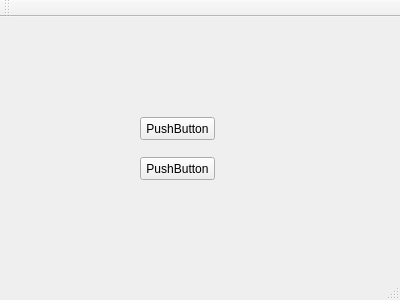
<?xml version="1.0" encoding="UTF-8"?>
<ui version="4.0">
 <class>MainWindow</class>
 <widget class="QMainWindow" name="MainWindow">
  <property name="geometry">
   <rect>
    <x>0</x>
    <y>0</y>
    <width>400</width>
    <height>300</height>
   </rect>
  </property>
  <property name="windowTitle">
   <string>MainWindow</string>
  </property>
  <widget class="QWidget" name="centralWidget">
   <widget class="QPushButton" name="pushButton">
    <property name="geometry">
     <rect>
      <x>140</x>
      <y>100</y>
      <width>75</width>
      <height>23</height>
     </rect>
    </property>
    <property name="text">
     <string>PushButton</string>
    </property>
   </widget>
   <widget class="QPushButton" name="pushButton_2">
    <property name="geometry">
     <rect>
      <x>140</x>
      <y>140</y>
      <width>75</width>
      <height>23</height>
     </rect>
    </property>
    <property name="text">
     <string>PushButton</string>
    </property>
   </widget>
  </widget>
  <widget class="QMenuBar" name="menuBar">
   <property name="geometry">
    <rect>
     <x>0</x>
     <y>0</y>
     <width>400</width>
     <height>21</height>
    </rect>
   </property>
  </widget>
  <widget class="QToolBar" name="mainToolBar">
   <attribute name="toolBarArea">
    <enum>TopToolBarArea</enum>
   </attribute>
   <attribute name="toolBarBreak">
    <bool>false</bool>
   </attribute>
  </widget>
  <widget class="QStatusBar" name="statusBar"/>
 </widget>
 <layoutdefault spacing="6" margin="11"/>
 <resources/>
 <connections/>
</ui>
